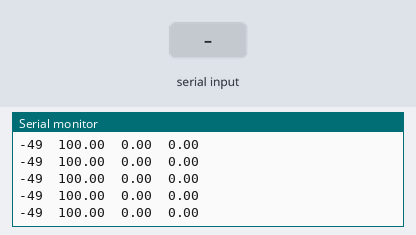
This sketch was run on a simulated Arduino Uno, built with avr-gcc and run on an emulated ATmega328P. Parts: the last lines printed to the serial monitor. The inputs (shaded band) are chosen by the test bench.

Above: at 1.2 s.
1.3 s: "90,45\n" received over Serial
At 1.32 s:
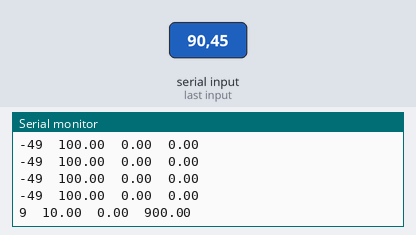
2.8 s: "30,150\n" received over Serial
At 2.84 s:
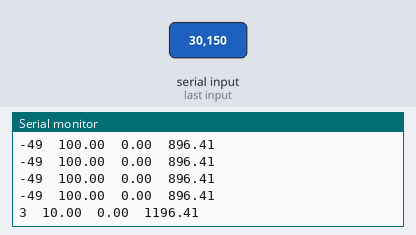
4.3 s: "5\n" received over Serial
At 4.36 s:
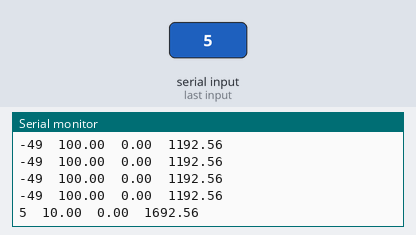
Timing chart, 0 to 7.3 s (numbered marks = the images above; inputs shaded):
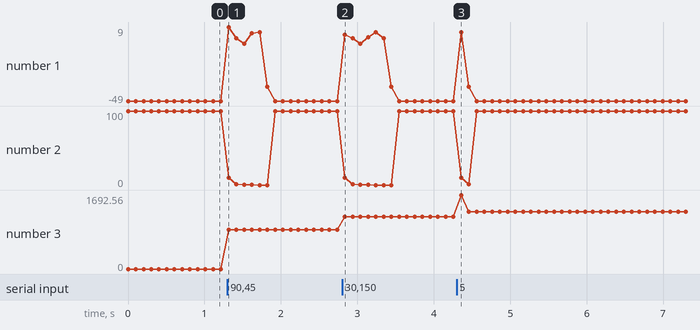

Measured:
- after the input at 1.3 s, the serial monitor: prints a new line at once (image 1)
- after the input at 2.8 s, the serial monitor: prints a new line at once (image 2)
- after the input at 4.3 s, the serial monitor: prints a new line after 0.06 s (image 3)
- plotted number 3: 0 → 896.41 after the input at 1.3 s, 896.41 → 1192.56 after the input at 2.8 s, 1192.56 → 1312.56 after the input at 4.3 s

The sketch:

test.ino
```cpp
float i,val=0,tp=0;
void setup() {
  pinMode(0,INPUT);
 Serial.begin(9600);
}

void loop() {
  // put your main code here, to run repeatedly:
int n=Serial.read();
n=n-48;
Serial.print(n);
Serial.print("\t");

if((n==-49))
{
  i=100;
 goto last2;

}
else if(n==(-35))
{
  i=100;
  val=tp;
  tp=0;
  goto last2;
}


    if(n==-2)
    {
     i=i*10;
    }
    else
    {
      tp=tp+n*i;
    }
  i=i/10;


last1:
last2:
Serial.print(i);
Serial.print('\t');
Serial.print(val);
Serial.print("\t");
Serial.println(tp);
delay(100);
}
```
